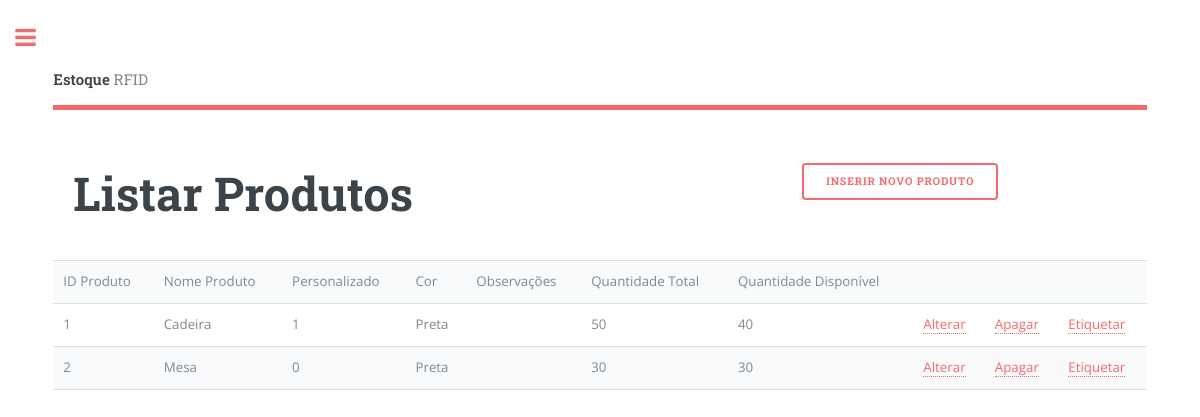
The page /produto_listar.php on the database as committed earlier.
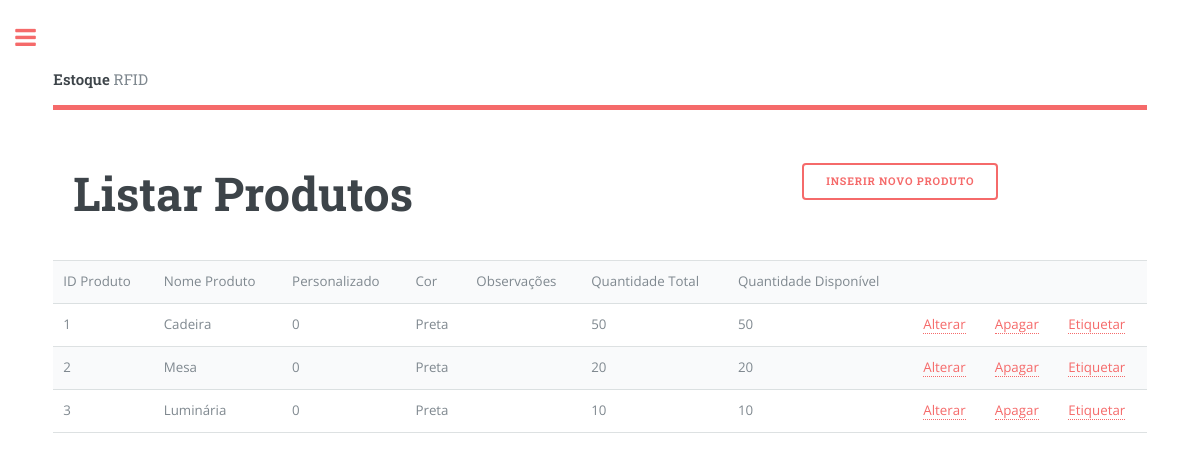
The same page on the database as committed later.
### tables this page shows
create table tbProduto (
	idProduto int NOT NULL AUTO_INCREMENT,
	nomeProd varchar (30) NOT NULL,
	personalizado  bit NOT NULL,
	cor  varchar (15) NOT NULL,
	obs  varchar (50),
	quantTotal int NOT NULL,
	quantDisponivel int NOT NULL,
	CONSTRAINT PK_IDPRODUTO PRIMARY KEY (idProduto)
);

### Model/Produto.php (called while the page is built, shortened)
<?php
class Produto {
  	private $idProduto;
    public function getIdProduto() {
        return $this->idProduto;
    }
}
?>

### Controller/ProdutoController.php (called while the page is built, shortened)
<?php
include_once "Model/Conexao.php";
class ProdutoController
{
    public function __construct(Conexao $db)
    {
        $this->db = $db;
    }
    public function Listar(Produto $produto) {
        if ($produto->getIdProduto() == NULL) {
           $SQL = $this->db->getConection()->query("SELECT * FROM tbProduto");
           return $SQL;
        } else {
           $SQL = $this->db->getConection()->query("SELECT * FROM tbProduto WHERE idProduto ='".$produto->getIdProduto()."'");
           return $SQL;
        }
     }
}
?>

### Model/Conexao.php (called while the page is built, shortened)
<?php
class Conexao
{
	private $host = "localhost";
	private $username = "root";
	private $password = "";
	private $database = "bd_rfid";
	private $conexao = null;
	public function getConection()
	{
		return $this->conexao;
	}
	private function conect()
	{
		$this->conexao = mysqli_connect(
			$this->host,
			$this->username,
			$this->password,
			$this->database
		);
	}
}

### produto_listar.php (the view, shortened to what this page needs)
<?php
include_once "Model/Conexao.php";
include_once "Model/Produto.php";
include_once "Controller/ProdutoController.php";
?>
<?php include_once 'header.php'; ?>
					<section>
						<header class="main">
							<div class="row">
								<div class="col-8">
									<h1>Listar Produtos</h1>
								</div>
								<div class="col-4">
									<a class="button" href="produto_inserir.php">Inserir Novo Produto</a>
									</div>
							</div>
						</header>
						<center>
							<table border=0>
								<tr>
									<td>ID Produto</td>
									<td>Nome Produto</td>
									<td>Personalizado</td>
									<td>Cor</td>
									<td>Observações</td>
									<td>Quantidade Total</td>
									<td>Quantidade Disponível</td>
									<td> </td>
									<td> </td>
									<td> </td>
								</tr>
								<?php
									$cn = new Conexao();
									$cp = new Produto();
									$pc = new ProdutoController($cn);
									$query = $pc->Listar($cp);
									while($reg = $query->fetch_array()) {
								?>
								<tr>
									<td> <?=$reg["idProduto"];?> </td>
									<td> <?=$reg["nomeProd"];?> </td>
									<td> <?=$reg["personalizado"];?> </td>
									<td> <?=$reg["cor"];?> </td>
									<td> <?=$reg["obs"];?> </td>
									<td> <?=$reg["quantTotal"];?> </td>
									<td> <?=$reg["quantDisponivel"];?> </td>
									<center>
										<td> <a href="produto_alterar.php?idProduto=<?=$reg["idProduto"];?>">Alterar</a> </td>
										<td> <a href="?idProduto=<?=$reg["idProduto"];?>&apagar=1">Apagar</a> </td>
										<td> <a href="produto_etiquetar.php?idProduto=<?=$reg["idProduto"];?>">Etiquetar</a> </td>
									</center>
								</tr>
								<?php
								}
								?>
							</table>
						</center>
					</section>
<?php include 'footer.php'; ?>

### header.php (shortened to what this page needs)
<!DOCTYPE HTML>
<html>
<head>
	<link rel="stylesheet" href="assets/css/main.css" />
</head>
<body class="is-preload">
	<div id="wrapper">
		<div id="main">
			<div class="inner">
				<header id="header">
					<a href="index.php" class="logo"><strong>Estoque</strong> RFID</a>
				</header>

### footer.php (shortened to what this page needs)
				</div>
			</div>
		</div>
	</body>
</html>

Rows that differ between the two databases and show on the page:
changed tbproduto "Cadeira": personalizado "1" → "0"; quantDisponivel "40" → "50"
changed tbproduto "Mesa": quantTotal "30" → "20"; quantDisponivel "30" → "20"
added tbproduto: idProduto "3", nomeProd "Luminária", personalizado "0", cor "Preta", quantTotal "10", quantDisponivel "10"
